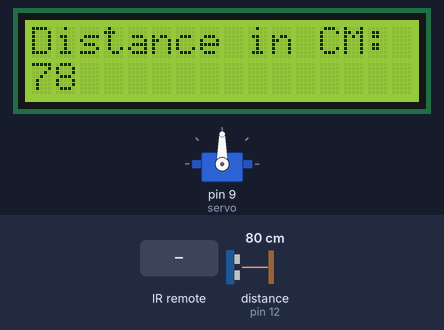
Simulated run of this sketch. Board: Arduino Uno, built with avr-gcc and run on an emulated ATmega328P. Parts: servo, 16×2 character LCD. Wiring (inferred from the names in the program): ultrasonic range finder: trigger pin 13; echo pin 12; MPU-6050 motion sensor at I2C address 0x68. The test bench sets the inputs (shaded band); at power-on: distance to the obstacle (sensor on pin 12) 80 cm. The echo pulse lasts 58.3 µs per cm; what the sketch prints to the serial monitor is not drawn.

Above: at 1.2 s.
1.3 s: distance to the obstacle (sensor on pin 12) set to 4 cm
At 1.9 s:
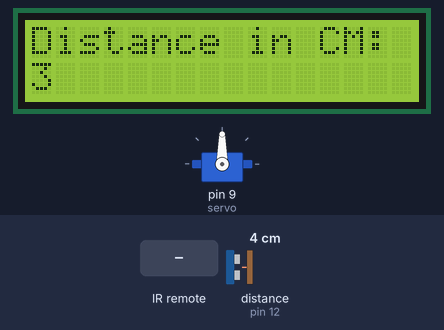
4.3 s: infrared code 0xFF22DD received
At 5.3 s:
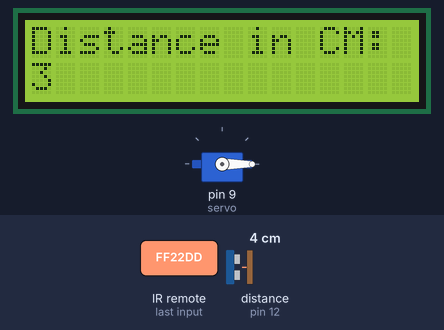
7.3 s: infrared code 0xFFC23D received
At 8.7 s:
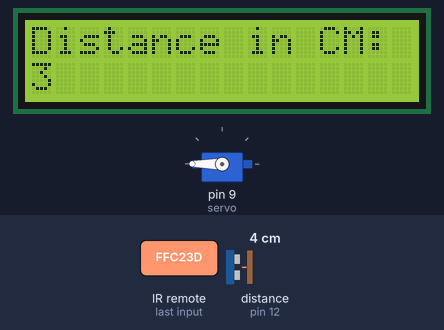
10.3 s: distance to the obstacle (sensor on pin 12) set to 2 cm
At 11.6 s:
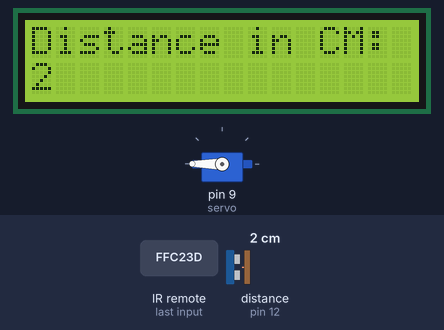
13.3 s: infrared code 0xFF02FD received
At 14.2 s:
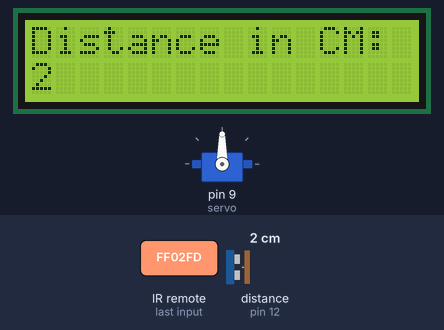
16.3 s: distance to the obstacle (sensor on pin 12) set to 9 cm
At 17.3 s:
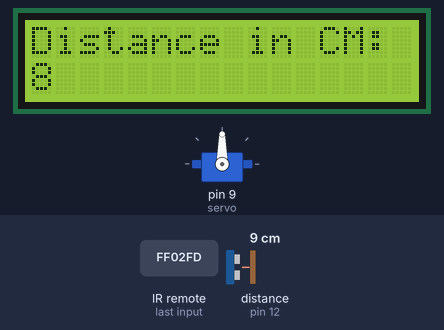
Timing chart, 0 to 19.3 s (numbered marks = the images above; inputs shaded):
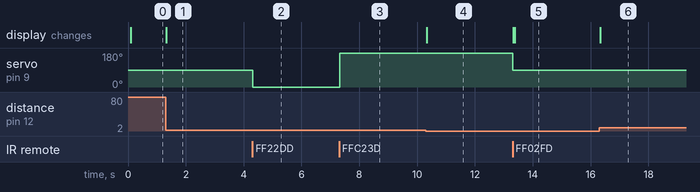

Measured:
- after the input at 1.3 s, the display: changes at once (image 1)
- after the input at 4.3 s, servo on pin 9 (servo): 90° → 0° at once
- after the input at 7.3 s, servo on pin 9 (servo): 0° → 180° at once
- after the input at 10.3 s, the display: changes at once (image 4)
- after the input at 13.3 s, servo on pin 9 (servo): 180° → 90° at once; the display: first changes at once (image 5 shows a later state)
- after the input at 16.3 s, the display: changes at once (image 6)

The sketch:

accellerometer_and_screen.ino
```cpp
#include <LCD_I2C.h>
#include <Wire.h> // This library allows you to communicate with I2C devices.
#include <math.h>
#include <Servo.h>
#include <IRremote.h>

//Define joystick stuff
#define joyX A0
#define joyY A1

int xVal, yVal;
//IR stuff
const int RECV_PIN = 7;
IRrecv irrecv(RECV_PIN);
decode_results results;

LCD_I2C lcd(0x27, 16, 2); // Default address of most PCF8574 modules, change according

//Servo stuff
Servo servo;


// Ultrasonic stuff
#define echo 12
#define trig 13

long duration;

const int MPU_ADDR = 0x68; // I2C address of the MPU-6050. If AD0 pin is set to HIGH, the I2C address will be 0x69.

int16_t accelerometer_x, accelerometer_y, accelerometer_z; // variables for accelerometer raw data
int16_t gyro_x, gyro_y, gyro_z; // variables for gyro raw data
int16_t temperature; // variables for temperature data

char tmp_str[7]; // temporary variable used in convert function

char* convert_int16_to_str(int16_t i) { // converts int16 to string. Moreover, resulting strings will have the same length in the debug monitor.
  sprintf(tmp_str, "%6d", i);
  return tmp_str;
}

void setup() {

  // servo
  servo.attach(9);

//  IR
  irrecv.enableIRIn();


//  LCD startup
  lcd.begin();
  lcd.backlight();
  lcd.print("Hello");


//  Sonic stuff
pinMode(echo, INPUT);
pinMode(trig, OUTPUT);


  Serial.begin(9600);
  Wire.begin();
  Wire.beginTransmission(MPU_ADDR); // Begins a transmission to the I2C slave (GY-521 board)
  Wire.write(0x6B); // PWR_MGMT_1 register
  Wire.write(0); // set to zero (wakes up the MPU-6050)
  Wire.endTransmission(true);
}
void loop() {
//  Wire.beginTransmission(MPU_ADDR);
//  Wire.write(0x3B); // starting with register 0x3B (ACCEL_XOUT_H) [MPU-6000 and MPU-6050 Register Map and Descriptions Revision 4.2, p.40]
//  Wire.endTransmission(false); // the parameter indicates that the Arduino will send a restart. As a result, the connection is kept active.
//  Wire.requestFrom(MPU_ADDR, 7*2, true); // request a total of 7*2=14 registers
//
//  // "Wire.read()<<8 | Wire.read();" means two registers are read and stored in the same variable
//  accelerometer_x = Wire.read()<<8 | Wire.read(); // reading registers: 0x3B (ACCEL_XOUT_H) and 0x3C (ACCEL_XOUT_L)
//  accelerometer_y = Wire.read()<<8 | Wire.read(); // reading registers: 0x3D (ACCEL_YOUT_H) and 0x3E (ACCEL_YOUT_L)
//  accelerometer_z = Wire.read()<<8 | Wire.read(); // reading registers: 0x3F (ACCEL_ZOUT_H) and 0x40 (ACCEL_ZOUT_L)
//  temperature = Wire.read()<<8 | Wire.read(); // reading registers: 0x41 (TEMP_OUT_H) and 0x42 (TEMP_OUT_L)
//  gyro_x = Wire.read()<<8 | Wire.read(); // reading registers: 0x43 (GYRO_XOUT_H) and 0x44 (GYRO_XOUT_L)
//  gyro_y = Wire.read()<<8 | Wire.read(); // reading registers: 0x45 (GYRO_YOUT_H) and 0x46 (GYRO_YOUT_L)
//  gyro_z = Wire.read()<<8 | Wire.read(); // reading registers: 0x47 (GYRO_ZOUT_H) and 0x48 (GYRO_ZOUT_L)
//
  // print out data
//  Serial.print("aX = "); Serial.print(convert_int16_to_str(accelerometer_x));
//  Serial.print(" | aY = "); Serial.print(convert_int16_to_str(accelerometer_y));
//  Serial.print(" | aZ = "); Serial.print(convert_int16_to_str(accelerometer_z));
//  // the following equation was taken from the documentation [MPU-6000/MPU-6050 Register Map and Description, p.30]
//  Serial.print(" | tmp = "); Serial.print(temperature/340.00+36.53);
//  Serial.print(" | gX = "); Serial.print(convert_int16_to_str(gyro_x));
//  Serial.print(" | gY = "); Serial.print(convert_int16_to_str(gyro_y));
//  Serial.print(" | gZ = "); Serial.print(convert_int16_to_str(gyro_z));
//  Serial.println();

//  char accXStr[] = "Acc x: ";
//  char* accelerationX = convert_int16_to_str((accelerometer_x*9.8)/16384); // /16384 makes the measurement into the form of g's
//  lcd.clear();
//  lcd.setCursor(0,0);
//  lcd.print(accXStr);
//  lcd.setCursor(10, 0);
//  lcd.print(accelerometer_x/16384);
//
//
//  lcd.setCursor(0,1);
//  char tempStr[] = "Temp: ";
//  char* temp = convert_int16_to_str(temperature/340.00+36.53);
//  lcd.print(tempStr);
//  lcd.setCursor(10, 1);
//  lcd.print(temperature/340.00+36.53);


//  Joystick stuff
//  xVal = map(analogRead(joyX), 0, 1023, 0, 180);
//  yVal = map(analogRead(joyY), 0, 1023, 180, 0);
//
//  lcd.setCursor(0, 0);
//  lcd.print(xVal);
//  lcd.setCursor(0, 1);
//  lcd.print(yVal);

//  servo.write(xVal);


//  Ultrasonic
// Clears the trigPin condition
  digitalWrite(trig, LOW);
  delayMicroseconds(2);
  // Sets the trigPin HIGH (ACTIVE) for 10 microseconds
  digitalWrite(trig, HIGH);
  delayMicroseconds(10);
  digitalWrite(trig, LOW);
  // Reads the echoPin, returns the sound wave travel time in microseconds
  duration = pulseIn(echo, HIGH);

  lcd.clear();
  lcd.setCursor(0,0);
  lcd.print("Distance in CM:");
  lcd.setCursor(0,1);
  lcd.print(calcDistanceCM(duration));


  if (irrecv.decode(&results)){
         //int result = results.value;// Results of decoding are stored in result.value
         Serial.println(" ");
         Serial.print("Code: ");
         Serial.println(results.value); //prints the value a a button press
         Serial.println(" ");
         irrecv.resume(); // Restart the ISR state machine and Receive the next value

         if(results.value == 16720605){
          servo.write(0);
         } else if (results.value == 16761405){
          servo.write(180);
         } else if (results.value == 16712445){
          servo.write(90);
         }

         servo.attach(9);
  };

}


long calcDistanceCM(long sonicVal){

  long cm = sonicVal * 0.034/2;

  return cm;
}
```
